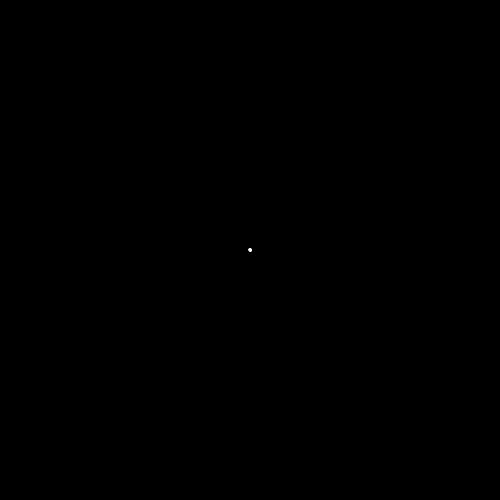
Frame 1 (no input)
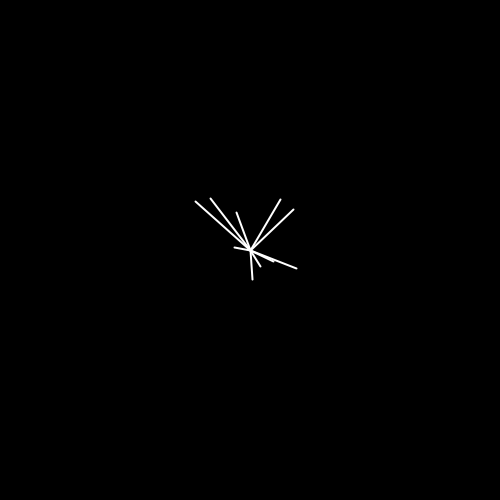
Frame 60 (the mouse pressed at the canvas centre just before this capture)
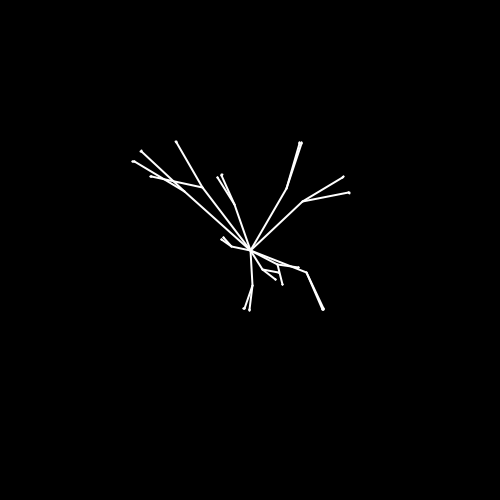
Frame 120 (the mouse held since frame 60 and released just before this capture)

The Processing sketch that drew these frames (run headless with seeded random() and noise(); from frame 60 on, the mouse is pressed at the canvas centre):

// Processing sketch: processing_186802
// ── processing_186802.pde

ArrayList Tree;

float rotation_min = -50;
float rotation_max = 50;
float lineWeight_min = 0.5;
float lineWeight_max = 10;

int Trees = 10;
int Detail = 4096*1;
float Velocity = 1;

float lineWeight = 2;

boolean reset = true;

void setup() {
  size(500, 500);
  smooth();
  Tree = new ArrayList();
  for (int i = 0; i < Trees; i++) {
    Branch Limb = new Branch(new PVector(width/2, height/2), new PVector(random(-Velocity, Velocity), random(-Velocity, Velocity)), 70);
    Tree.add(Limb);
  }
}

void draw() {
  background(0);
  for (int i = Tree.size ()-1; i >= 0; i--) {
    float randomTheta_1 = random(rotation_min, rotation_max);
    float randomTheta_2 = random(rotation_min, rotation_max);
    Branch Limb = (Branch) Tree.get(i);
    Limb.update();
    Limb.render();
    if (Limb.timeToBranch()) {
      if (Tree.size() < Detail) {
        //Tree.remove(i);
        Tree.add(Limb.branch(randomTheta_1));
        Tree.add(Limb.branch(randomTheta_2));
      }
            if(Tree.size() >= Detail){
              
        reset = true;
    }
  }
}
  if(reset == true){
  setup();
  reset = false;
}
}
class Branch {
  PVector start;
  PVector end;
  PVector vel;
  float timer;
  float timerstart;

  boolean growing = true;
  boolean shrinking = true;

  Branch(PVector l, PVector v, float t) {
    start = l.get();
    end = l.get();
    vel = v.get();
    timerstart = t;
    timer = timerstart;
  }

  void update() {
    if (growing) {
      end.add(vel);
    }
  }

  void render() {
    strokeWeight(lineWeight);
    stroke(255);
    line(start.x, start.y, end.x, end.y);
  }

  boolean timeToBranch() {
    timer--;
    if (timer < 0 && growing) {
      growing = false;
      return true;
    } else {
      return false;
    }
  }
  boolean timeToShrink() {
    timer--;
    if (timer < 0 && shrinking) {
      shrinking = false;
      return true;
    } else {
      return false;
    }
  }

  Branch branch(float angle) {
    float theta = vel.heading2D();
    float mag = vel.mag();
    theta += radians(angle);
    PVector newvel = new PVector(mag*cos(theta), mag*sin(theta));
    return new Branch(end, newvel, timerstart*0.66f);
  }
}
